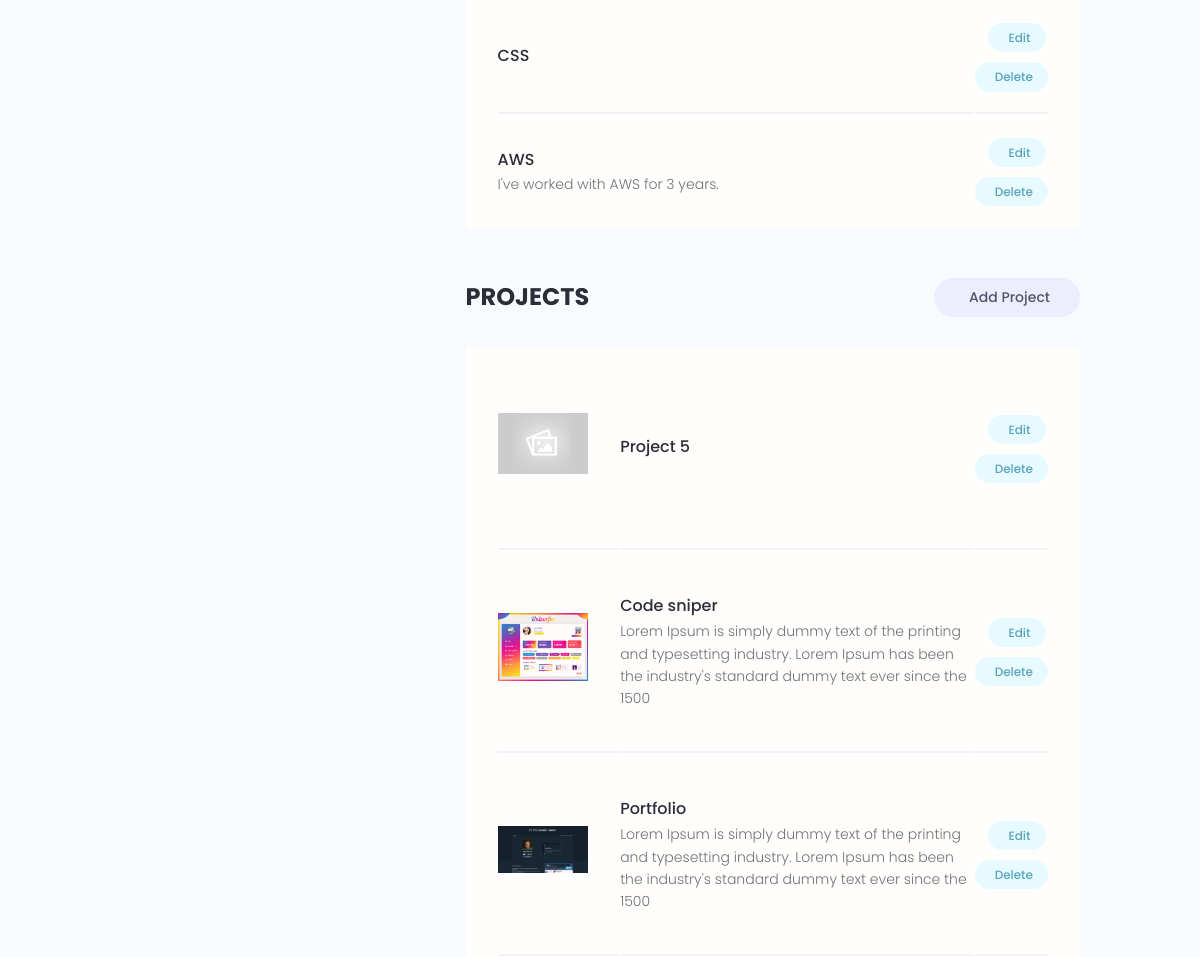
Page /account/ (signed in, middle part) on the earlier database version.
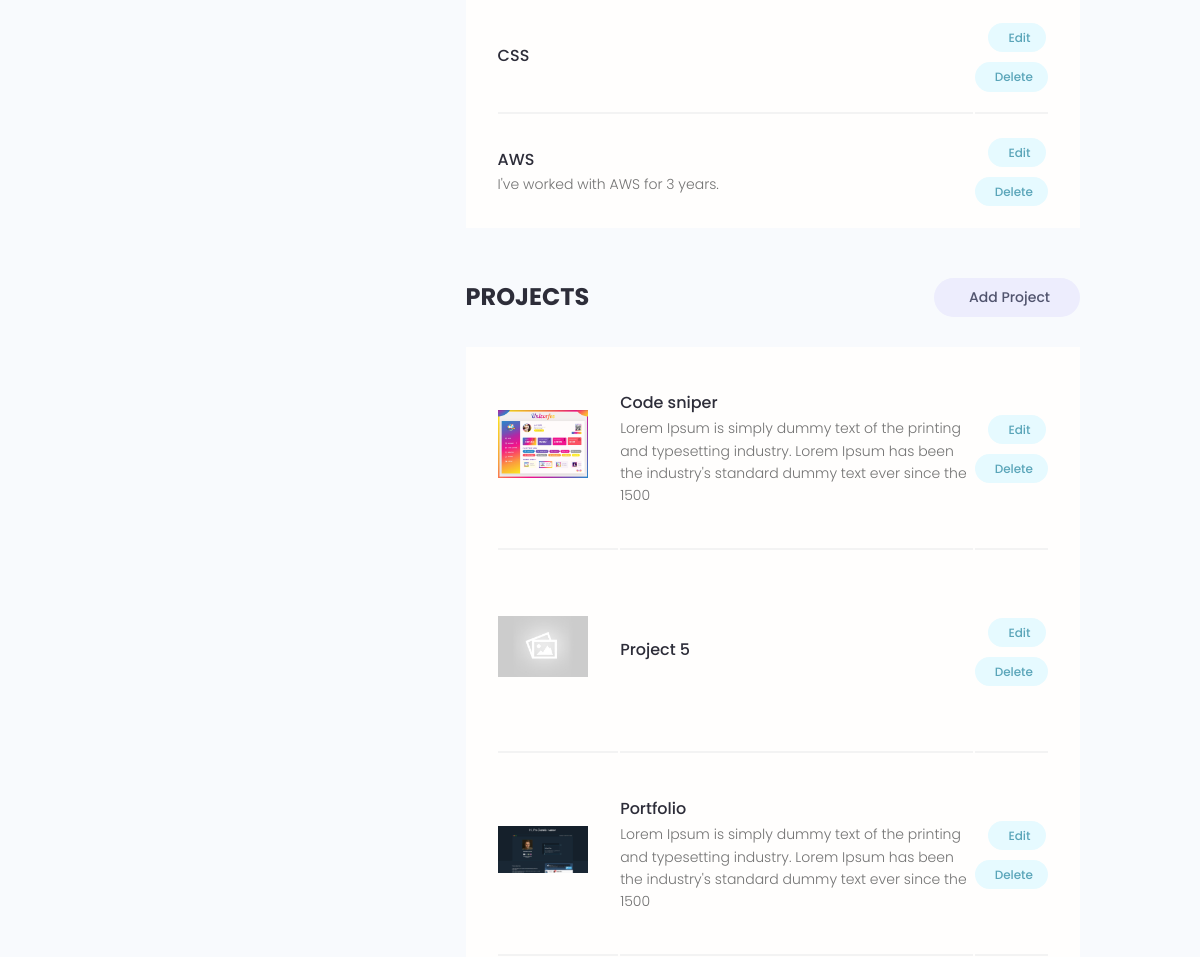
Same page on the later database version.
### users/models.py (models this page shows, shortened)
class Skill(models.Model):
    owner = models.ForeignKey(Profile, on_delete=models.CASCADE, null=True)
    name = models.CharField(max_length=200, blank=True, null=True)
    description = models.TextField(null=True, blank=True)
    created = models.DateTimeField(auto_now_add=True)
    id = models.UUIDField(default=uuid.uuid4, unique=True, primary_key=True, editable=False)

### projects/models.py (models this page shows, shortened)
class Project(models.Model):
    owner = models.ForeignKey(Profile, null=True, blank=True, on_delete=models.CASCADE)
    title = models.CharField(max_length=200)
    description = models.TextField(null=True, blank=True)
    featured_image = models.ImageField(null=True, blank=True, default="default.jpg")
    demo_link = models.CharField(max_length=2000, null=True, blank=True)
    source_link = models.CharField(max_length=2000, null=True, blank=True)
    tags = models.ManyToManyField('Tag', blank=True)
    vote_total = models.IntegerField(default=0, null=True, blank=True)
    vote_ratio = models.IntegerField(default=0, null=True, blank=True)
    created = models.DateTimeField(auto_now_add=True)
    id = models.UUIDField(default=uuid.uuid4, unique=True, primary_key=True, editable=False)
    class Meta:
        ordering = ['-vote_ratio', '-vote_total', 'title']
    @property
    def imageURL(self):
        try:
            url = self.featured_image.url
        except:
            url = ''
        return url

### users/views.py (the view)
# urls.py: path('account/', views.userAccount, name="account"),
@login_required(login_url='login')
def userAccount(request):
    profile = request.user.profile
    skills = profile.skill_set.all()
    projects = profile.project_set.all()
    context = {'profile': profile, 'skills': skills, 'projects': projects}
    return render(request, 'users/account.html', context)

### users/models.py (called while the page is built)
    @property
    def imageURL(self):
        try:
            url = self.profile_image.url
        except:
            url = ''
        return url

### users/templates/users/account.html (shortened to what this page needs)
{% extends 'main.html' %}
{% block content %}
  <main class="settingsPage profile my-md">
    <div class="container">
      <div class="layout">
        <div class="column column--1of3">
        </div>
        <div class="column column--2of3">
          <table class="settings__table">
            {% for skill in skills %}
            <tr>
              <td class="settings__tableInfo">
                <h4>{{skill.name}}</h4>
                <p>{{skill.description}}</p>
              </td>
              <td class="settings__tableActions">
                <a class="tag tag--pill tag--main settings__btn" href="{% url 'update-skill' skill.id %}"> Edit</a>
                <a class="tag tag--pill tag--main settings__btn" href="{% url 'delete-skill' skill.id %}?next=/account">
                  Delete</a>
              </td>
            </tr>
            {% endfor %}
          </table>
          <div class="settings">
            <h3 class="settings__title">Projects</h3>
            <a class="tag tag--pill tag--sub settings__btn tag--lg" href="{% url 'create-project' %}"> Add Project</a>
          </div>
          <table class="settings__table">
            {% for project in projects %}
            <tr>
              <td class="settings__thumbnail">
                <a href="{% url 'project' project.id %}"><img src="{{project.imageURL}}" alt="Project Thumbnail" /></a>
              </td>
              <td class="settings__tableInfo">
                <a href="{% url 'project' project.id %}">{{project.title}}</a>
                <p>{{project.description|slice:"150"}}</p>
              </td>
              <td class="settings__tableActions">
                <a class="tag tag--pill tag--main settings__btn" href="{% url 'update-project' project.id %}"> Edit</a>
                <a class="tag tag--pill tag--main settings__btn" href="{% url 'delete-project' project.id %}?next=/account">
                  Delete</a>
              </td>
            </tr>
            {% endfor %}
          </table>
        </div>
      </div>
    </div>
  </main>
  {% endblock %}

Differences in the rows shown:
changed Project "Code sniper": moves up the list
